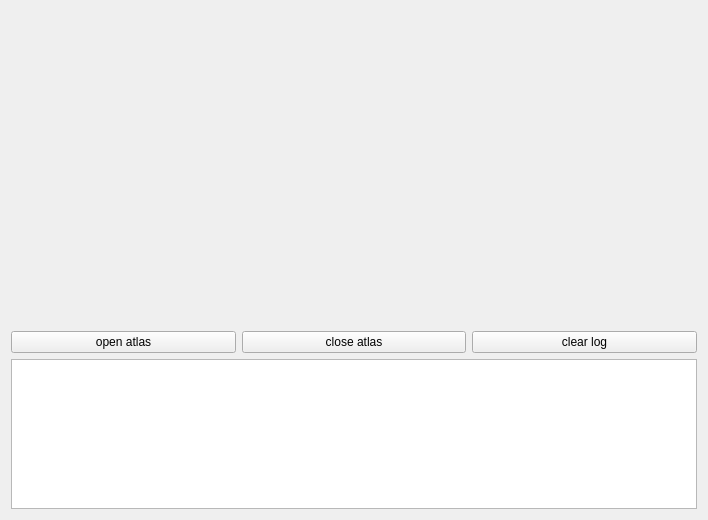
<?xml version="1.0" encoding="UTF-8"?>
<ui version="4.0">
 <class>AtlasWindow</class>
 <widget class="QWidget" name="AtlasWindow">
  <property name="geometry">
   <rect>
    <x>0</x>
    <y>0</y>
    <width>708</width>
    <height>520</height>
   </rect>
  </property>
  <property name="windowTitle">
   <string>Demo atlas</string>
  </property>
  <layout class="QHBoxLayout" name="horizontalLayout">
   <item>
    <layout class="QVBoxLayout" name="verticalLayout_2">
     <item>
      <layout class="QHBoxLayout" name="horizontalLayout_2">
       <item>
        <widget class="PwGisWidget" name="pwgiswidget" native="true">
         <property name="sizePolicy">
          <sizepolicy hsizetype="Expanding" vsizetype="Expanding">
           <horstretch>0</horstretch>
           <verstretch>0</verstretch>
          </sizepolicy>
         </property>
        </widget>
       </item>
      </layout>
     </item>
     <item>
      <layout class="QHBoxLayout" name="horizontalLayout_3">
       <item>
        <widget class="QPushButton" name="btnOpenAtlas">
         <property name="text">
          <string>open atlas</string>
         </property>
        </widget>
       </item>
       <item>
        <widget class="QPushButton" name="btnCloseAtlas">
         <property name="text">
          <string>close atlas</string>
         </property>
        </widget>
       </item>
       <item>
        <widget class="QPushButton" name="btnClearLog">
         <property name="text">
          <string>clear log</string>
         </property>
        </widget>
       </item>
      </layout>
     </item>
     <item>
      <widget class="QPlainTextEdit" name="txtLog">
       <property name="sizePolicy">
        <sizepolicy hsizetype="Expanding" vsizetype="Fixed">
         <horstretch>0</horstretch>
         <verstretch>0</verstretch>
        </sizepolicy>
       </property>
       <property name="minimumSize">
        <size>
         <width>0</width>
         <height>150</height>
        </size>
       </property>
       <property name="maximumSize">
        <size>
         <width>16777215</width>
         <height>150</height>
        </size>
       </property>
      </widget>
     </item>
    </layout>
   </item>
  </layout>
 </widget>
 <customwidgets>
  <customwidget>
   <class>PwGisWidget</class>
   <extends>QWidget</extends>
   <header location="global">PwGis/pwgiswidget.h</header>
   <container>1</container>
  </customwidget>
 </customwidgets>
 <resources/>
 <connections/>
</ui>
